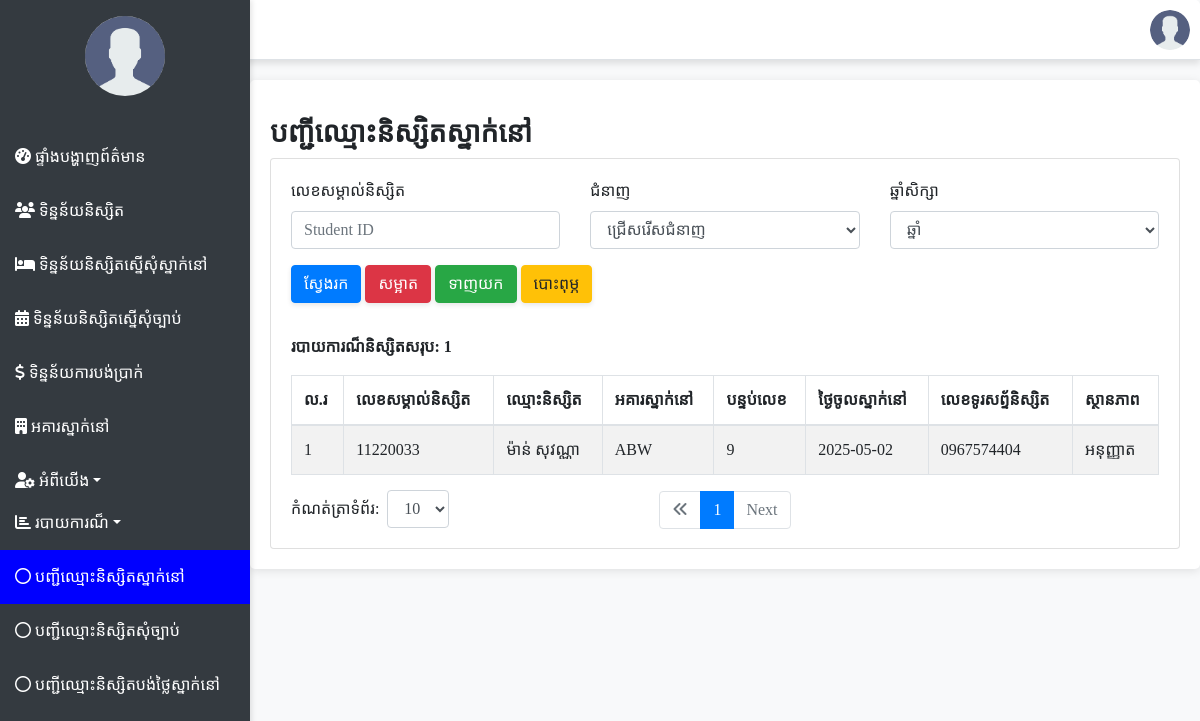
The page /admin/register_report.php on the database its author committed.
### tables this page shows
CREATE TABLE `register` (
  `user_id` int(11) NOT NULL,
  `password` varchar(255) DEFAULT NULL,
  `student_id` varchar(20) DEFAULT NULL,
  `lastname` varchar(50) DEFAULT NULL,
  `name` varchar(50) DEFAULT NULL,
  `username` varchar(50) DEFAULT NULL,
  `gender` enum('ប្រុស','ស្រី') DEFAULT NULL,
  `dob` date DEFAULT NULL,
  `address` text DEFAULT NULL,
  `phone_student` varchar(250) NOT NULL,
  `phone_parent` varchar(20) DEFAULT NULL,
  `skill` varchar(100) DEFAULT NULL,
  `education_level` varchar(100) DEFAULT NULL,
  `year` int(11) DEFAULT NULL,
  `img` varchar(255) NOT NULL,
  `building` varchar(255) NOT NULL,
  `room` int(100) NOT NULL,
  `stay` date NOT NULL,
  `status` enum('មិនអនុញ្ញាត','អនុញ្ញាត','រង់ចាំ','') NOT NULL
);

### admin/register_report.php (the view, shortened to what this page needs)
<?php
include '../conn_db.php';
$skill = isset($_GET['skill']) ? $_GET['skill'] : '';
$student_id = isset($_GET['student_id']) ? $_GET['student_id'] : '';
$year = isset($_GET['year']) ? $_GET['year'] : '';
$limit = isset($_GET['limit']) ? (int)$_GET['limit'] : 10;
$page = isset($_GET['page']) ? $_GET['page'] : 1;
$start = ($page - 1) * $limit;
$sql_select = "SELECT * FROM register WHERE status = 'អនុញ្ញាត'";
$sql_select .= " LIMIT $start, $limit";
$stmt = $conn->prepare($sql_select);
$stmt->execute();
$result = $stmt->get_result();
$sql_count = "SELECT COUNT(*) AS total FROM register WHERE status = 'អនុញ្ញាត'";
$stmt = $conn->prepare($sql_count);
$stmt->execute();
$count_result = $stmt->get_result();
$total = $count_result->fetch_assoc()['total'];
$pages = ceil($total / $limit);
?>
<?php include("../include/header.php"); ?>
<!DOCTYPE html>
<html lang="en">
<head>
    <link rel="stylesheet" href="https://stackpath.bootstrapcdn.com/bootstrap/4.5.2/css/bootstrap.min.css">
    <link rel="stylesheet" href="https://cdnjs.cloudflare.com/ajax/libs/font-awesome/6.1.1/css/all.min.css">
    <link rel="stylesheet" href="../style/header.css">
</head>
<body>
<div class="content-wrapper">
    <h3 class="mt-3" style="font-weight: bold;"> បញ្ជីឈ្មោះនិស្សិតស្នាក់នៅ</h3>
    <div class="card card-primary card-outline">
        <div class="card-body">
        <form method="GET" action="">
            <div class="row mb-3">
                <div class="col-md-4">
                    <label>លេខសម្គាល់និស្សិត</label>
                    <input type="text" name="student_id" class="form-control" placeholder="Student ID" value="<?php echo htmlspecialchars($student_id); ?>">
                </div>
                <div class="col-md-4">
                    <label>ជំនាញ</label>
                    <select name="skill" id="skill" class="form-control">
                        <option value="" <?php echo !$skill ? 'selected' : ''; ?>>ជ្រើសរើសជំនាញ</option>
                    </select>
                </div>
                <div class="col-md-4">
                    <label for="year">ឆ្នាំសិក្សា</label>
                    <select name="year" id="year" class="form-control">
                        <option value="" <?php echo !$year ? 'selected' : ''; ?>>ឆ្នាំ</option>
                    </select>
                </div>
            </div>
            <div class="mb-3">
                <button type="submit" class="btn btn-primary btn-shadow">ស្វែងរក</button>
                <a href="register_report.php" class="btn btn-danger btn-shadow">សម្អាត</a>
                <button type="button" class="btn btn-success btn-shadow" onclick="window.location.href='export/export_register.php?skill=<?php echo $skill; ?>&year=<?php echo $year; ?>&student_id=<?php echo $student_id; ?>'">ទាញយក</button>
                <button class="btn btn-warning btn-shadow" onclick="printReport()">បោះពុម្ភ</button>
            </div>
            </form>
            <div class="table-responsive">
            <p class="mt-3" style="font-weight: bold;">របាយការណ៏និស្សិតសរុប: <?php echo $total; ?> </p>
                <table class="table table-bordered table-hover table-striped">
                    <thead class="thead">
                        <tr>
                            <th>ល.រ</th>
                            <th>លេខសម្គាល់និស្សិត</th>
                            <th>ឈ្មោះនិស្សិត</th>
                            <th>អគារស្នាក់នៅ</th>
                            <th>បន្ទប់លេខ</th>
                            <th>ថ្ងៃចូលស្នាក់នៅ</th>
                            <th>លេខទូរសព្ទ័និស្សិត</th>
                            <th>ស្ថានភាព</th>
                        </tr>
                    </thead>
                    <tbody>
                    <?php
                    if ($result->num_rows > 0) {
                        $i = 1;
                        while ($row = $result->fetch_assoc()) {
                    ?>
                    <tr>
                        <td><?php echo $i++; ?></td>
                        <td><?php echo ($row["student_id"]); ?></td>
                        <td><?php echo $row["lastname"] . " " . $row["name"]; ?></td>
                        <td><?php echo ($row["building"]); ?></td>
                        <td><?php echo ($row["room"]); ?></td>
                        <td><?php echo ($row["stay"]); ?></td>
                        <td><?php echo ($row["phone_student"]); ?></td>
                        <td><?php echo ($row["status"]); ?></td>
                    </tr>
                    <?php
                        }
                    } else {
                    ?>
                    <tr><td colspan="8">No data available</td></tr>
                    <?php
                    }
                    ?>
                    </tbody>
                </table>
            </div>
              <nav>
                <ul class="pagination justify-content-center">
                    <li class="page-item <?php if($page <= 1){ echo 'disabled'; } ?>">
                        <a class="page-link" href=""><i class="fa-solid fa-angles-left"></i></a>
                    </li>
                    <?php for($i = 1; $i <= $pages; $i++): ?>
                        <li class="page-item <?php if($page == $i) {echo 'active';} ?>">
                            <a class="page-link" href="?page=<?= $i; ?>&skill=<?= $skill; ?>&year=<?= $year; ?>&student_id=<?= $student_id; ?>&limit=<?= $limit; ?>"><?= $i; ?></a>
                        </li>
                    <?php endfor; ?>
                    <li class="page-item <?php if($page >= $pages) { echo 'disabled'; } ?>">
                        <a class="page-link" href="<?php if($page < $pages) { echo "?page=" . ($page + 1) . "&skill=" . $skill . "&year=" . $year . "&student_id=" . $student_id . "&limit=" . $limit; } ?>">Next</a>
                    </li>
                </ul>
            </nav>
            <form method="GET" action="" class="form-inline" style="margin-top: -55px;">
                <div class="form-group limit">
                    <label for="limit" class="mr-2">កំណត់ត្រាទំព័រ:</label>
                    <select class="form-control" name="limit" id="limit" onchange="this.form.submit()">
                        <?php
                        $start = 5;
                        $end = 50;
                        $increment = 5;
                        for ($i = $start; $i <= $end; $i += $increment) {
                            $selected = ($limit == $i) ? 'selected' : '';
                            echo "<option value=\"$i\" $selected>$i</option>";
                        }
                        ?>
                    </select>
                </div>
            </form>
        </div>
    </div>
</div>
</body>
</html>

### style/header.css (style rules this page uses)
body { font-family: 'Khmer OS Siemreap'; background-color: #f8f9fa; }
.content-wrapper { margin-left: 250px; padding: 20px; background-color: #ffffff; border-radius: 5px; box-shadow: 0 2px 10px rgba(0, 0, 0, 0.1); }
.table-responsive td, .table-responsive th { white-space: nowrap; overflow: hidden; text-overflow: ellipsis; }
.btn-shadow { box-shadow: 0 2px 5px rgba(0, 0, 0, 0.1); }

### include/header.php (style rules this page uses)
body { font-family: 'Khmer OS Siemreap'; margin: 0; padding: 0; background-color: #f8f9fa; }
.content-wrapper { margin-left: 250px; padding: 20px; box-shadow: 0 2px 10px rgba(0, 0, 0, 0.1); background-color: #ffffff; border-radius: 5px; transition: margin-left 0.3s ease; }
.btn-shadow { box-shadow: 0 2px 5px rgba(0, 0, 0, 0.1); }
body { font-family: 'Khmer OS Siemreap', sans-serif; background-color: #f8f9fa; }

### rows shown on the page
register: student "11220033", lastname "ម៉ាន់", name "សុវណ្ណា", building "ABW", room "9", stay "2025-05-02", phone_student "0967574404", status "អនុញ្ញាត"

### other values the page prints
$total "1"
form field limit "10"
